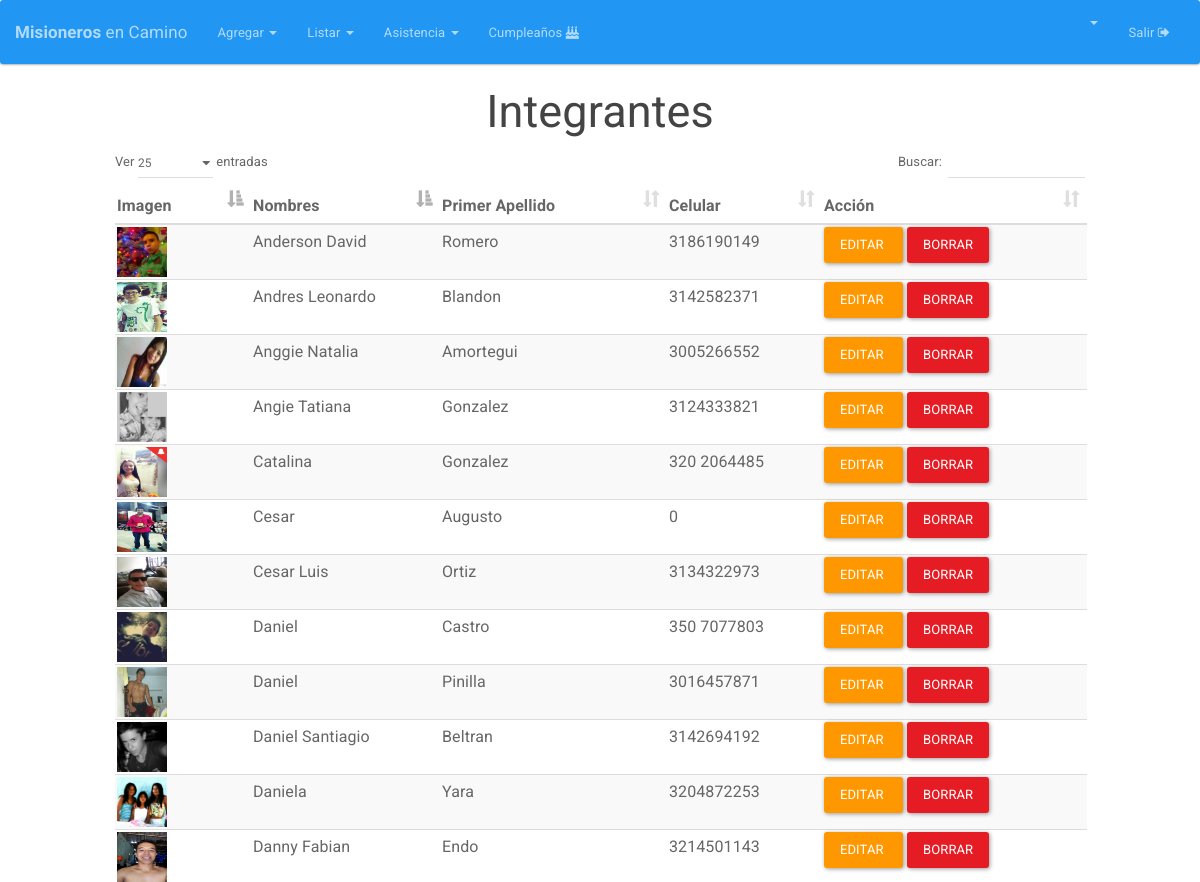
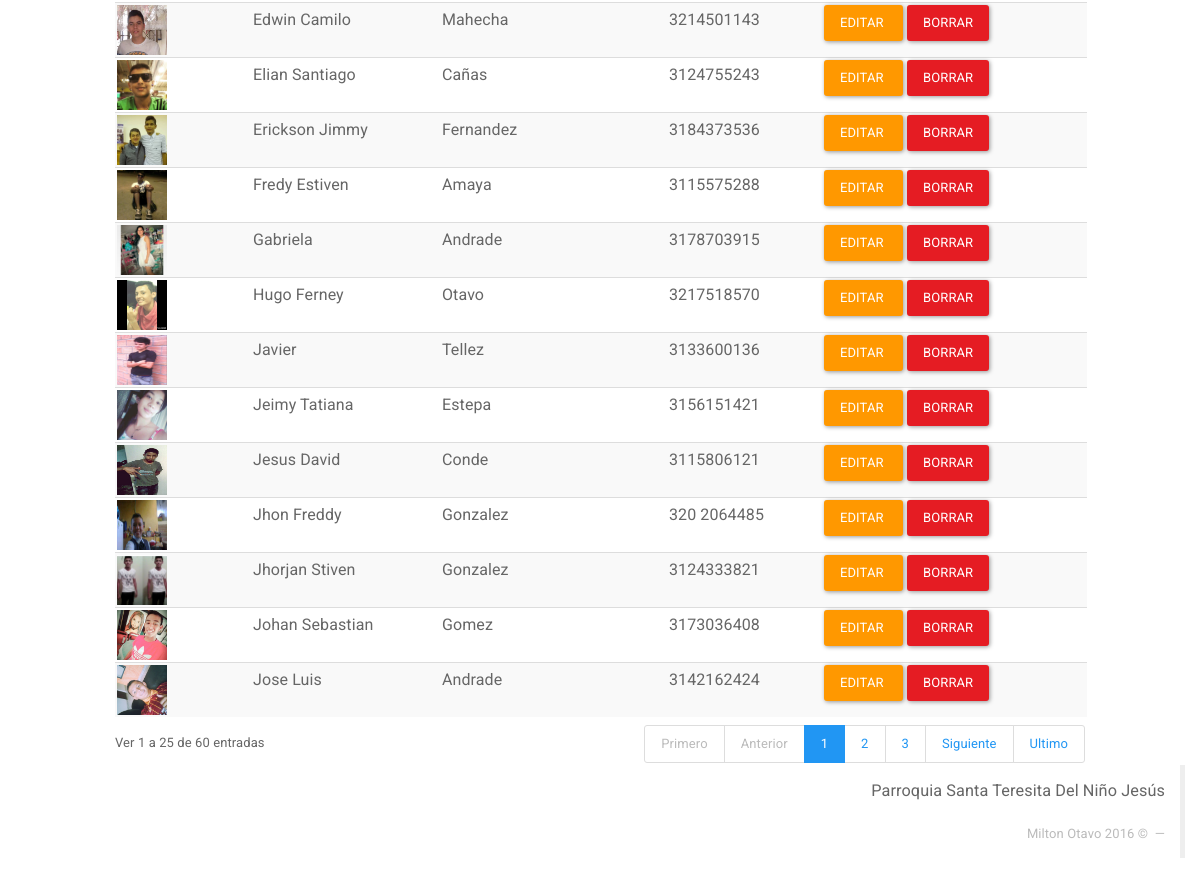
The page /Integrantes (signed in) on the database its author committed (2 pictures, top to bottom).
### tables this page shows
CREATE TABLE IF NOT EXISTS `integrante` (
  `DOCUMENTO` int(12) NOT NULL AUTO_INCREMENT,
  `NOMBRES` varchar(25) NOT NULL,
  `PRIMER_APELLIDO` varchar(15) NOT NULL,
  `SEGUNDO_APELLIDO` varchar(15) DEFAULT NULL,
  `GENERO` varchar(2) DEFAULT NULL,
  `FECHA_NACIMIENTO` date NOT NULL,
  `DIRECCION` varchar(50) DEFAULT NULL,
  `CELULAR` varchar(200) DEFAULT NULL,
  `CORREO` varchar(50) DEFAULT NULL,
  `ACOLITO` tinyint(1) DEFAULT NULL,
  `COORDINADOR` tinyint(1) DEFAULT NULL,
  `IMAGEN` longtext,
  `FECHA_INGRESO` date DEFAULT NULL,
  `FECHA_REGISTRO` timestamp NOT NULL DEFAULT CURRENT_TIMESTAMP ON UPDATE CURRENT_TIMESTAMP,
  `ESTADO` varchar(20) NOT NULL DEFAULT 'ASISTENTE',
  PRIMARY KEY (`DOCUMENTO`)
);

### index.php (called while the page is built, shortened)
<?php
if (isset($_SESSION['app_id'])) {
	require_once "Core/Models/Conexion.php";
}
Core\Config\Enrutador::run(new Core\Config\Request());
?>

### Core/Models/Conexion.php (called while the page is built, shortened)
<?php namespace Core\Models;
	class Conexion{
		private $datos= array (
				"host"=>DB_HOST,
				"user"=>DB_USER,
				"pass"=>DB_PASS,
				"db"=>DB_NAME
			);
		private $db;
		public function __construct()
		{
			$this->db = new \mysqli(
					$this->datos['host'],
					$this->datos['user'],
					$this->datos['pass'],
					$this->datos['db']
				);
			$this->db-> set_charset("utf8");
		}
		public function consultaRetorno($sql){
			$datos = $this->db->query($sql);
			return $datos;
		}
	}
 ?>

### Core/Config/Request.php (called while the page is built, shortened)
<?php namespace Core\Config;
class Request{
	private $metodo;
	private $argumento;
	public function __construct(){
		if(isset($_GET['url'])){
			$ruta = filter_input(INPUT_GET, 'url', FILTER_SANITIZE_URL);
			$ruta = explode("/", $ruta);
			$ruta = array_filter($ruta);
			if($ruta[0] == "index.php"){
				$this->controlador = "Login";
			}else{
				$this->controlador = strtolower(array_shift($ruta));
			}
			$this->metodo = strtolower(array_shift($ruta));
			if(!$this->metodo){
				$this->metodo = "index";
			}
			$this->argumento = $ruta;
		}else{
			$this->controlador = "Login";
			$this->metodo = "index";
		}
	}
	public function getMetodo(){
		return $this->metodo;
	}
	public function getArgumento(){
		return $this->argumento;
	}
}
?>

### Core/Controllers/IntegrantesController.php (called while the page is built, shortened)
<?php namespace Core\Controllers;
class IntegrantesController{
	private $integrante;
	public function __construct(){
		$this->integrante = new Integrante();
	}
	public function index(){
		if (!empty($_SESSION['app_id'])) {
			$datos=$this->integrante->listar();
			return $datos;
		}  else {
			header("Location:" . URL . "Integrantes");
		}
	}
}
?>

### Core/Models/Integrante.php (called while the page is built, shortened)
<?php namespace Core\Models;
class Integrante {
	private $db;
	public function __construct(){
		$this->db = new Conexion();
	}
	public function listar(){
		$sql="SELECT * FROM integrante ORDER BY NOMBRES ASC, PRIMER_APELLIDO ASC ";
		$datos=$this->db->consultaRetorno($sql);
		return $datos;
	}
}
?>

### HTML/Integrantes/index.php (the view, shortened to what this page needs)
<html>
<head>
  <?php include(HTML_DIR.'/overall/header.php') ?>
  <link rel="stylesheet" type="text/css" href="Views/DataTables/media/css/dataTables.bootstrap.css">
</head>
<body>
  <?php include(HTML_DIR.'/overall/nav.php') ?>
  <div id="container-fluid">
    <h2 align="center">Integrantes</h2>
    <div class="col-md-1"></div>
    <div class="col-md-10">
      <table class="table table-striped table-hover dataTable" id="integrantesTabla" >
        <thead>
          <tr>
            <th>Imagen</th>
            <th>Nombres</th>
            <th class="hidden-xs">Primer Apellido</th>
            <th class="hidden-xs">Celular</th>
            <th>Acción</th>
          </tr>
        </thead>
        <tbody>
          <?php while($row = mysqli_fetch_array($datos)){ ?>
            <tr>
              <td> <a href="<?php echo URL; ?>Integrantes/ver/<?php echo $row['DOCUMENTO']; ?>"><img class="avatar" src="<?php  echo URL; ?>HTML/Integrantes/avatars/<?php echo  !empty($row['IMAGEN']) ? $row['IMAGEN'] : 'no-image.png'    ; ?>"> </a></td>
              <td  class="hidden-xs"><?php  echo $row['NOMBRES']; ?></td>
              <td  class="hidden-xs"><?php  echo $row['PRIMER_APELLIDO']; ?></td>
              <td class="hidden-xs"><?php  echo $row['CELULAR']; ?></td>
              <td><a  class="btn btn-warning" href="<?php echo URL; ?>Integrantes/editar/<?php echo $row['DOCUMENTO']; ?>">Editar&nbsp;</a>
                <a  class="btn btn-danger" onclick="DeleteItem('¿Está seguro de eliminar este Integrante?','<?php echo URL; ?>Integrantes/eliminar/<?php echo $row['DOCUMENTO']; ?>')" >Borrar</a>
              </td>
            </tr>
            <?php
          }
          ?>
        </tbody>
      </table>
    </div>
    <div class="col-md-1"></div>
  </div>
  <?php include(HTML_DIR.'/overall/footer.php') ?>
</body>
</html>

### Views/css/general.css (style rules this page uses)
.avatar { width: 50px; height: 50px; }

### rows shown on the page
integrante: IMAGEN (picture), NOMBRES "Anderson David", PRIMER_APELLIDO "Romero", CELULAR "3186190149"
integrante: IMAGEN (picture), NOMBRES "Andres Leonardo", PRIMER_APELLIDO "Blandon", CELULAR "3142582371"
integrante: IMAGEN (picture), NOMBRES "Anggie Natalia", PRIMER_APELLIDO "Amortegui", CELULAR "3005266552"
integrante: IMAGEN (picture), NOMBRES "Angie Tatiana", PRIMER_APELLIDO "Gonzalez", CELULAR "3124333821"
integrante: IMAGEN (picture), NOMBRES "Catalina", PRIMER_APELLIDO "Gonzalez", CELULAR "320 2064485"
integrante: IMAGEN (picture), NOMBRES "Cesar", PRIMER_APELLIDO "Augusto", CELULAR "0"
integrante: IMAGEN (picture), NOMBRES "Cesar Luis", PRIMER_APELLIDO "Ortiz", CELULAR "3134322973"
integrante: IMAGEN (picture), NOMBRES "Daniel", PRIMER_APELLIDO "Castro", CELULAR "350 7077803"
integrante: IMAGEN (picture), NOMBRES "Daniel", PRIMER_APELLIDO "Pinilla", CELULAR "3016457871"
integrante: IMAGEN (picture), NOMBRES "Daniel Santiagio", PRIMER_APELLIDO "Beltran", CELULAR "3142694192"
integrante: IMAGEN (picture), NOMBRES "Daniela", PRIMER_APELLIDO "Yara", CELULAR "3204872253"
integrante: IMAGEN (picture), NOMBRES "Danny Fabian", PRIMER_APELLIDO "Endo", CELULAR "3214501143"
integrante: IMAGEN (picture), NOMBRES "Edwin Camilo", PRIMER_APELLIDO "Mahecha", CELULAR "3214501143"
integrante: IMAGEN (picture), NOMBRES "Elian Santiago", PRIMER_APELLIDO "Cañas", CELULAR "3124755243"
integrante: IMAGEN (picture), NOMBRES "Erickson Jimmy", PRIMER_APELLIDO "Fernandez", CELULAR "3184373536"
integrante: IMAGEN (picture), NOMBRES "Fredy Estiven", PRIMER_APELLIDO "Amaya", CELULAR "3115575288"
integrante: IMAGEN (picture), NOMBRES "Gabriela", PRIMER_APELLIDO "Andrade", CELULAR "3178703915"
integrante: IMAGEN (picture), NOMBRES "Hugo Ferney", PRIMER_APELLIDO "Otavo", CELULAR "3217518570"
integrante: IMAGEN (picture), NOMBRES "Javier", PRIMER_APELLIDO "Tellez", CELULAR "3133600136"
integrante: IMAGEN (picture), NOMBRES "Jeimy Tatiana", PRIMER_APELLIDO "Estepa", CELULAR "3156151421"
integrante: IMAGEN (picture), NOMBRES "Jesus David", PRIMER_APELLIDO "Conde", CELULAR "3115806121"
integrante: IMAGEN (picture), NOMBRES "Jhon Freddy", PRIMER_APELLIDO "Gonzalez", CELULAR "320 2064485"
integrante: IMAGEN (picture), NOMBRES "Jhorjan Stiven", PRIMER_APELLIDO "Gonzalez", CELULAR "3124333821"
integrante: IMAGEN (picture), NOMBRES "Johan Sebastian", PRIMER_APELLIDO "Gomez", CELULAR "3173036408"
integrante: IMAGEN (picture), NOMBRES "Jose Luis", PRIMER_APELLIDO "Andrade", CELULAR "3142162424"
